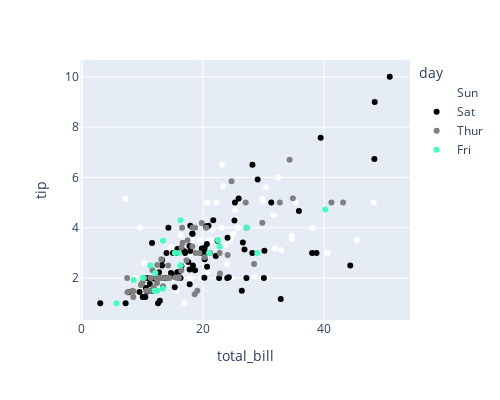

This figure's notebook cell:
### Code cell
# Plotly에서의 discrete sequence color map 활용2
fig = px.scatter(
    df, x='total_bill', y='tip', width=500, height=400,
    color='day',
    color_discrete_sequence=[
        'rgb(255, 255, 255)',
        'rgb(0, 0, 0)',
        'rgb(128, 128, 128)',
        'rgb(64, 255, 192)'
    ]
)
fig.show()
